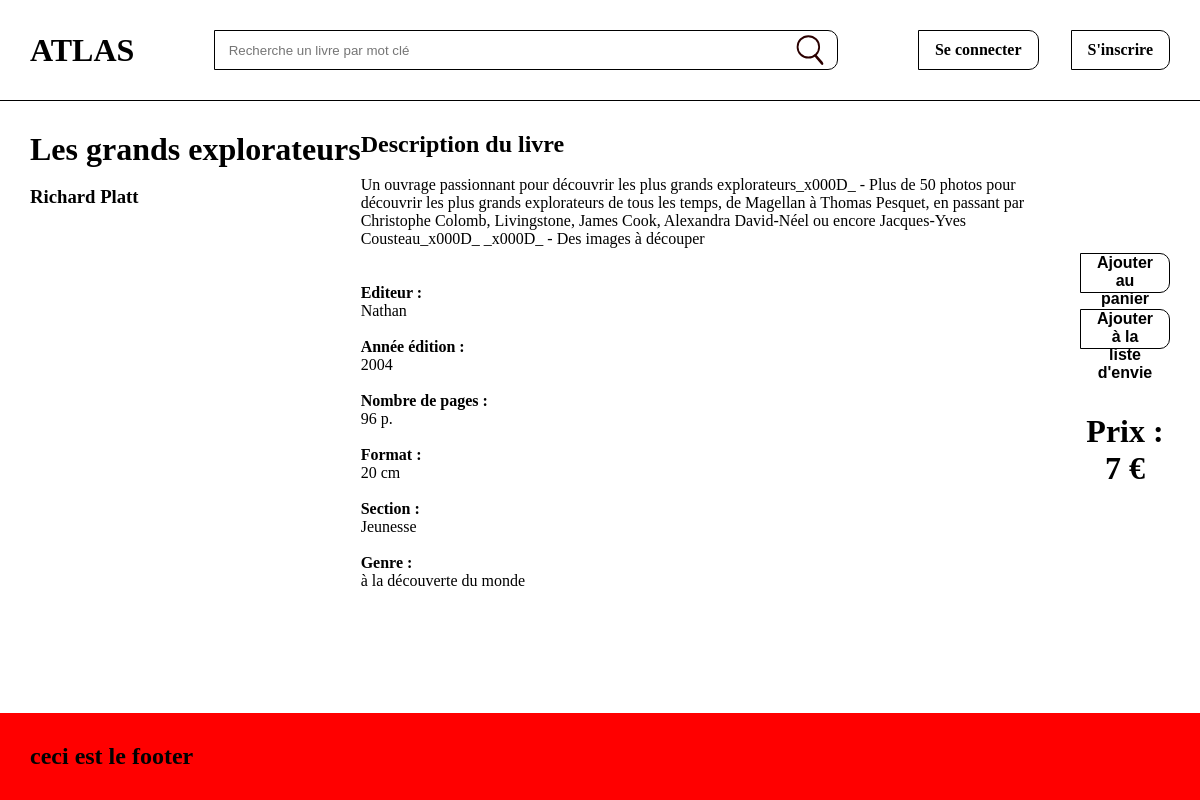
Page /controler/livre.ctrl.php?isbn=2-09-211352-6 on the committed database.
### tables this page shows
CREATE TABLE livre (
	isbn STRING PRIMARY KEY,
	titre STRING,
	sousTitre STRING,
	auteurNom STRING,
	auteurPrenom STRING,
	auteurFacultatifNom STRING,
	auteurFacultatifPrenom STRING,
	editeur STRING,
	anneeedition STRING,
	pages STRING,
	format STRING,
	section STRING,
	prix NUMERIC,
	imageURL STRING,
	synopsis TEXT
);

### framework/view.fw.php (called while the page is built, shortened)
<?php
class View {
  function display(string $filename) {
    $filePath = "../view/".$filename;
    require($filePath);
    exit(0);
  }
}
?>

### controler/livre.ctrl.php (called while the page is built, shortened)
<?php
require_once('../model/globalDAO.php');
require_once('../model/LivreDAO.class.php');
require_once(__DIR__.'/../framework/view.fw.php');
if (isset($_GET["isbn"])){
    $isbn = $_GET["isbn"];
}
else {
    print("Erreur, isbn non trouvé");
    exit(1);
}
$dao = new LivreDAO();
$livre = $dao->getLivre($isbn);
$auteurprenom = $livre->getAuteurPrenom();
$auteurnom = $livre->getAuteurNom();
$titre = $livre->getTitre();
$prix = $livre->getPrix();
$genre = $livre->getSousTitre();
$auteurfacultatifnom =$livre->getAuteurFacultatifNom();
$auteurfacultatifprenom = $livre->getAuteurFacultatifPrenom();
$anneeedition = $livre->getAnneeEdition();
$pages = $livre->getPages();
$editeur = $livre->getEditeur();
$format = $livre->getFormat();
$section = $livre->getSection();
$synopsis = $livre -> getSynopsis();
$imageURL = $livre -> getImageURL();
if($auteurfacultatifnom == ''){
    $auteurfacultatifnom = "";
}
if($auteurfacultatifprenom == ''){
    $auteurfacultatifprenom = "";
}
$view = new View();
$view->assign("auteurprenom",$auteurprenom);
$view->assign("auteurnom", $auteurnom);
$view->assign("titre", $titre);
$view->assign("prix",$prix);
$view->assign("synopsis", $synopsis);
$view->assign("genre", $genre);
$view->assign("auteurfacultatifnom",$auteurfacultatifnom);
$view->assign("auteurfacultatifprenom", $auteurfacultatifprenom);
$view->assign("anneeedition",$anneeedition);
$view->assign("pages",$pages);
$view->assign("format",$format);
$view->assign("editeur",$editeur);
$view->assign("section",$section);
$view -> assign("synopsis", $synopsis);
$view -> assign("imageURL", $imageURL);
$view -> display("livre.view.php");
?>

### model/globalDAO.php (called while the page is built, shortened)
<?php
	function getDAO() {
		static $dao = NULL;
		if ($dao == NULL){
			$database = 'sqlite:'.dirname(__FILE__).'/../data/database.db';
			try {
				$dao = new PDO($database);
			} catch (PDOException $e) {
				die("PDO Error :".$e -> getMessage()."$database\n");
			}
		}
		return $dao;
	}
?>

### model/LivreDAO.class.php (called while the page is built, shortened)
<?php
require_once(dirname(__FILE__).'/Livre.class.php');
require_once(dirname(__FILE__).'/globalDAO.php');
  class LivreDAO {
    private $db;
    function __construct() {
      $this -> db = getDAO();
    }
    function getLivre(string $isbn) : Livre {
      $req = "SELECT * FROM livre WHERE isbn='$isbn'";
      $pdo = $this -> db -> query($req);
      $result = $pdo -> fetchAll(PDO::FETCH_ASSOC);
      $prix = floatval($result[0]["prix"]);
      $synopsis = "";
      if ($result[0]["auteurFacultatifNom"] == null){
        $auteurFacultatifNom = "";
      } else {
        $auteurFacultatifNom = $result[0]["auteurFacultatifNom"];
      }
      if ($result[0]["auteurFacultatifPrenom"] == null){
        $auteurFacultatifPrenom = "";
      } else {
        $auteurFacultatifPrenom = $result[0]["auteurFacultatifPrenom"];
      }
      if ($result[0]["imageURL"] == ""){
        $imageURL = "../view/assets/images/imageTest.jpg";
      } else {
        $imageURL = $result[0]["imageURL"];
      }
      if ($result[0]["synopsis"] == ""){
        $synopsis = "Non renseigné";
      } else {
        $synopsis = $result[0]["synopsis"];
      }
      $livre = new Livre($result[0]["isbn"], $result[0]["titre"], $result[0]["sousTitre"], $result[0]["auteurNom"], $result[0]["auteurPrenom"], $auteurFacultatifNom, $auteurFacultatifPrenom, $result[0]["editeur"], $result[0]["anneeedition"], $result[0]["pages"], $result[0]["format"], $result[0]["section"], $prix, $synopsis, $imageURL);
      return $livre;
    }
  }
?>

### model/Livre.class.php (called while the page is built, shortened)
<?php
class Livre {
  private string $titre;
  private string $sousTitre;
  private string $auteurNom;
  private string $auteurPrenom;
  private string $editeur;
  private string $anneeEdition;
  private string $pages;
  private string $format;
  private string $section;
  private float $prix;
  private string $synopsis;
  function __construct(string $numISBN = "", string $titre = "", string $sousTitre = "", string $auteurNom = "", string $auteurPrenom = "", string $auteurFacultatifNom = "", string $auteurFacultatifPrenom = "", string $editeur = "", string $anneeEdition = "", string $pages = "", string $format = "" , string $section = "", float $prix = 0.0, string $synopsis = "", string $imageURL = "") {
    $this->titre = $titre;
    $this->sousTitre = $sousTitre;
    $this->auteurNom = $auteurNom;
    $this->auteurPrenom = $auteurPrenom;
    $this->editeur = $editeur;
    $this->anneeEdition = $anneeEdition;
    $this->pages = $pages;
    $this->format = $format;
    $this->section = $section;
    $this->synopsis = $synopsis;
    $this->prix = $prix;
  }
  public function getSousTitre() {
    return $this->sousTitre;
  }
  public function getAuteurNom() {
    return $this->auteurNom;
  }
  public function getAuteurPrenom() {
    return $this->auteurPrenom;
  }
  public function getEditeur() {
    return $this->editeur;
  }
  public function getAnneeEdition() {
    return $this->anneeEdition;
  }
  public function getPages() {
    return $this->pages;
  }
public function getFormat() {
  return $this->format;
}
public function getSection() {
  return $this->section;
}
  public function getTitre() {
    return $this->titre;
  }
  public function getSynopsis() {
    return $this->synopsis;
  }
  public function getPrix() {
    return $this->prix;
  }
}
 ?>

### view/livre.view.php (the view, shortened to what this page needs)
<link rel="stylesheet" href="../view/assets/css/livre.css">
<?php require_once('header.view.php');?>
<div class="container space-between">
	<div class="left">
		<div class = "topleft">
			<h1> <?=$titre?> </h1><br>
			<h3> <?=$auteurprenom?> <?=$auteurnom?></h3>
		</div>
		<div class="centerleft">
		</div>
	</div>
	<div class="center">
		<div class="centrecenter">
			<h2> Description du livre </h2><br>
			<p> <?=$synopsis?></p><br>
		</div>
		<div class="bottomcenter">
			<br>
			<h4>Editeur :</h4><?=$editeur?><br><br>
			<h4>Année édition :</h4><?=$anneeedition?><br><br>
			<h4>Nombre de pages :</h4><?=$pages?> </h4><br><br>
			<h4>Format : </h4><?=$format?><br><br>
			<h4>Section : </h4><?=$section?> </h4><br><br>
			<h4>Genre : </h4><?=$genre?><br><br>
		</div>
	</div>
	<div class="right">
		<div>
			<button type="button" class="btn">Ajouter au panier</button>
			<button type="button" class="btn">Ajouter à la liste d'envie</button>
		</div>
		<div>
			<p class="prix"> Prix : <?=$prix?> €</p>
		</div>
	</div>
</div>
<?php require_once('footer.view.php');?>

### view/assets/css/livre.css (style rules this page uses)
.left { display:flex; flex-direction: column; white-space: nowrap ; }
.center { display:flex; flex-direction: column; }
.topleft { min-height: 100px; }
.centerleft { display:flex; width: 100%; flex:2; }
.centrecenter { width: auto; }
main button { font-size: 16px; cursor: pointer; text-align: center; }
.right { display: flex; flex-direction: column; align-self: center; }
.right div:nth-of-type(1) { display: flex; flex-direction: column; gap: 1em; }
.right div:nth-of-type(2) { margin-top: 2em; font-size: 2em; font-weight: bold; text-align: center; }

### view/assets/css/style.css (style rules this page uses)
body { min-height: 100vh; background-color: white; display: flex; flex-direction: column; }
.space-between { display: flex; justify-content: space-between; }
.container { max-width: 1500px; margin: 0 auto; }
.center { display: flex; justify-content: center; }
.btn { height: 40px; padding: 0 1em; border: 1px solid; border-radius: 0 10px 10px 0; background-color: white; font-weight: bold; }

### rows in the picture
livre: titre "Les grands explorateurs", auteurPrenom "Richard", auteurNom "Platt", synopsis "Un ouvrage passionnant pour découvrir les plus grands explorateurs_x000D_ - Plus de 50 photos pour découvrir les plus grands explorateurs de tous les temps, de Magellan à Thomas Pesquet, en passant par Christophe Colomb, Livingstone, James Cook, Alexandra David-Néel ou encore Jacques-Yves Cousteau_x000D_ _x000D_ - Des images à découper", editeur "Nathan", anneeedition "2004", pages "96 p.", format "20 cm", section "Jeunesse", sousTitre "à la découverte du monde", prix "7"
